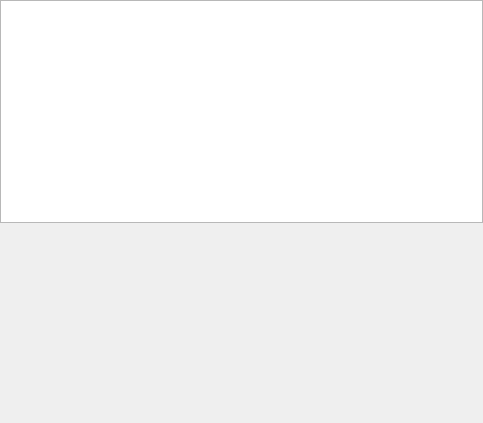
<?xml version="1.0" encoding="UTF-8"?>
<ui version="4.0">
 <class>EntryView</class>
 <widget class="QWidget" name="EntryView">
  <property name="geometry">
   <rect>
    <x>0</x>
    <y>0</y>
    <width>483</width>
    <height>423</height>
   </rect>
  </property>
  <property name="windowTitle">
   <string>Form</string>
  </property>
  <layout class="QVBoxLayout" name="verticalLayout">
   <property name="spacing">
    <number>0</number>
   </property>
   <property name="margin">
    <number>0</number>
   </property>
   <item>
    <widget class="QTableView" name="tableView">
     <property name="acceptDrops">
      <bool>true</bool>
     </property>
     <property name="dragEnabled">
      <bool>true</bool>
     </property>
     <property name="dragDropMode">
      <enum>QAbstractItemView::InternalMove</enum>
     </property>
     <property name="selectionBehavior">
      <enum>QAbstractItemView::SelectRows</enum>
     </property>
     <attribute name="horizontalHeaderMinimumSectionSize">
      <number>18</number>
     </attribute>
     <attribute name="verticalHeaderVisible">
      <bool>false</bool>
     </attribute>
     <attribute name="verticalHeaderDefaultSectionSize">
      <number>18</number>
     </attribute>
     <attribute name="verticalHeaderDefaultSectionSize">
      <number>18</number>
     </attribute>
    </widget>
   </item>
   <item>
    <widget class="QStackedWidget" name="graphView">
     <property name="sizePolicy">
      <sizepolicy hsizetype="Preferred" vsizetype="Fixed">
       <horstretch>0</horstretch>
       <verstretch>0</verstretch>
      </sizepolicy>
     </property>
     <property name="minimumSize">
      <size>
       <width>0</width>
       <height>200</height>
      </size>
     </property>
     <property name="currentIndex">
      <number>1</number>
     </property>
     <widget class="LineGraphView" name="lineGraphView"/>
     <widget class="BarGraphView" name="barGraphView"/>
    </widget>
   </item>
  </layout>
 </widget>
 <customwidgets>
  <customwidget>
   <class>LineGraphView</class>
   <extends>QWidget</extends>
   <header>support.line_graph_view</header>
   <container>1</container>
  </customwidget>
  <customwidget>
   <class>BarGraphView</class>
   <extends>QWidget</extends>
   <header>support.bar_graph_view</header>
   <container>1</container>
  </customwidget>
 </customwidgets>
 <resources/>
 <connections/>
</ui>
